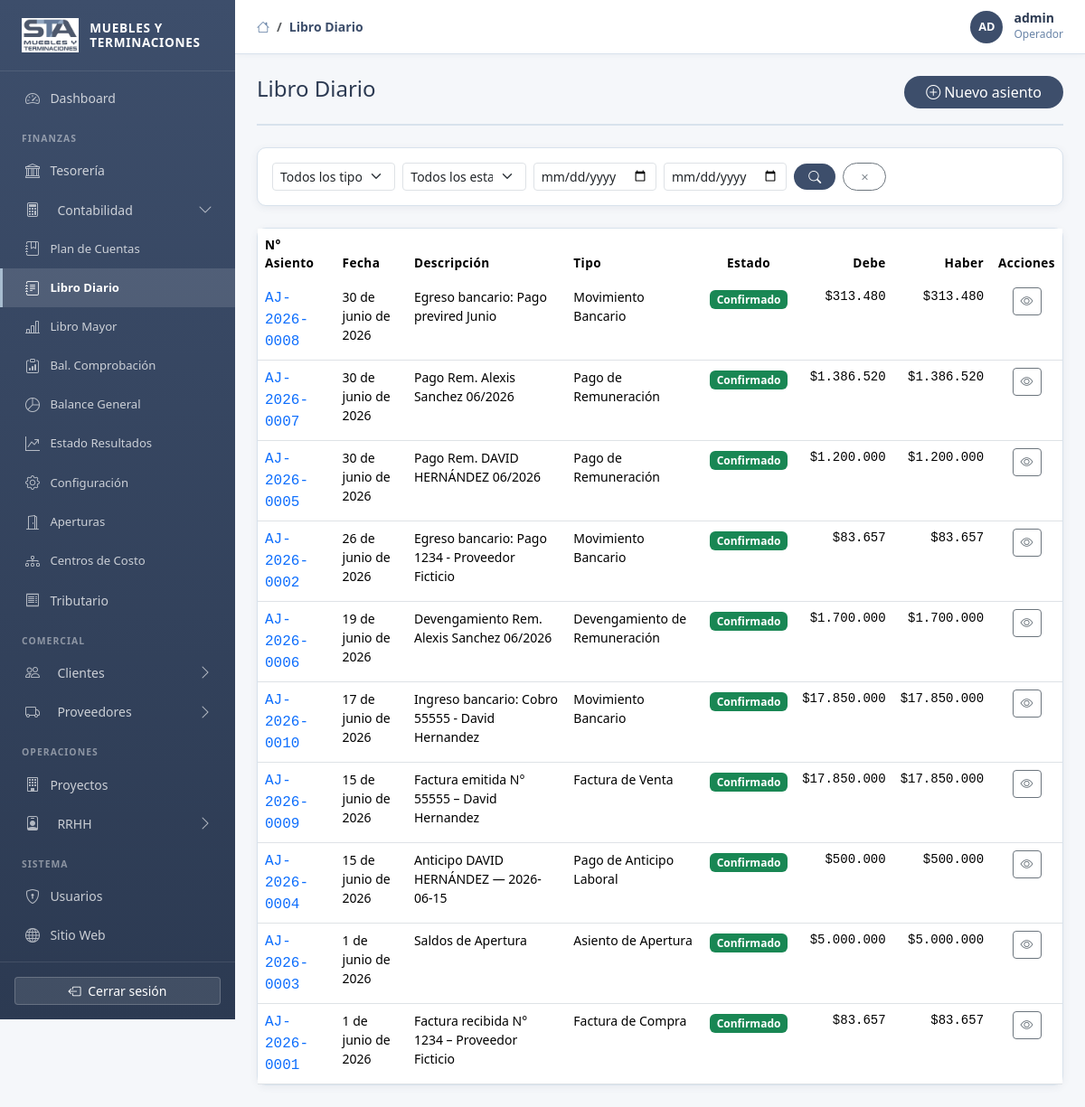
Screenshot of /gestion/contabilidad/diario/ (signed in) with the database file from the repository.
### apps/accounts/models.py (models this page shows, shortened)
class CustomUser(AbstractUser):
    ROL_CHOICES = [
        ('admin', 'Administrador'),
        ('gerente', 'Gerente'),
        ('contador', 'Contador'),
        ('rrhh', 'Recursos Humanos'),
        ('tesorero', 'Tesorero'),
        ('vendedor', 'Vendedor'),
        ('operador', 'Operador'),
        ('solo_lectura', 'Solo Lectura'),
    ]
    rol = models.CharField(max_length=20, choices=ROL_CHOICES, default='operador', verbose_name='Rol')
    cargo = models.CharField(max_length=100, blank=True, verbose_name='Cargo')
    telefono = models.CharField(max_length=20, blank=True, verbose_name='Teléfono')
    avatar = models.ImageField(upload_to='avatars/', null=True, blank=True, verbose_name='Avatar')
    class Meta:
        verbose_name = 'Usuario'
        verbose_name_plural = 'Usuarios'
    @property
    def nombre_display(self):
        return self.get_full_name() or self.username

### apps/contabilidad/models.py (models this page shows, shortened)
class AsientoContable(TimeStampedModel):
    TIPO_CHOICES = [
        ('apertura', 'Asiento de Apertura'),
        ('factura_venta', 'Factura de Venta'),
        ('factura_compra', 'Factura de Compra'),
        ('pago_cxc', 'Cobro CxC'),
        ('pago_cxp', 'Pago CxP'),
        ('movimiento_banco', 'Movimiento Bancario'),
        ('devengamiento_remuneracion', 'Devengamiento de Remuneración'),
        ('pago_remuneracion', 'Pago de Remuneración'),
        ('pago_anticipo', 'Pago de Anticipo Laboral'),
        ('pago_anticipo_proveedor', 'Pago de Anticipo a Proveedor'),
        ('ajuste', 'Ajuste Contable'),
        ('rendicion_gastos', 'Rendición de Gastos'),
        ('otro', 'Otro'),
    ]
    ESTADO_CHOICES = [
        ('borrador', 'Borrador'),
        ('confirmado', 'Confirmado'),
        ('anulado', 'Anulado'),
    ]
    numero = models.CharField(max_length=20, unique=True, verbose_name='N° Asiento', editable=False)
    fecha = models.DateField(verbose_name='Fecha')
    descripcion = models.CharField(max_length=300, verbose_name='Descripción')
    tipo = models.CharField(max_length=30, choices=TIPO_CHOICES, default='otro', verbose_name='Tipo')
    estado = models.CharField(max_length=15, choices=ESTADO_CHOICES, default='borrador', verbose_name='Estado')
    factura_emitida = models.ForeignKey(
        'clientes.FacturaEmitida', null=True, blank=True, on_delete=models.SET_NULL,
        related_name='asientos', verbose_name='Factura Emitida'
    )
    factura_recibida = models.ForeignKey(
        'proveedores.FacturaRecibida', null=True, blank=True, on_delete=models.SET_NULL,
        related_name='asientos', verbose_name='Factura Recibida'
    )
    movimiento_bancario = models.ForeignKey(
        'tesoreria.MovimientoBancario', null=True, blank=True, on_delete=models.SET_NULL,
        related_name='asientos', verbose_name='Movimiento Bancario'
    )
    rendicion_gastos = models.ForeignKey(
        'proveedores.RendicionGastos', null=True, blank=True, on_delete=models.SET_NULL,
        related_name='asientos', verbose_name='Rendición de Gastos'
    )
    remuneracion = models.ForeignKey(
        'rrhh.Remuneracion', null=True, blank=True, on_delete=models.SET_NULL,
        related_name='asientos', verbose_name='Remuneración'
    )
    creado_por = models.ForeignKey(
        'accounts.CustomUser', null=True, blank=True, on_delete=models.SET_NULL,
        related_name='asientos', verbose_name='Creado por'
    )
    class Meta:
        verbose_name = 'Asiento Contable'
        verbose_name_plural = 'Asientos Contables'
        ordering = ['-fecha', '-numero']
    @property
    def total_debe(self):
        return self.lineas.aggregate(t=models.Sum('debe'))['t'] or Decimal('0.00')
    @property
    def total_haber(self):
        return self.lineas.aggregate(t=models.Sum('haber'))['t'] or Decimal('0.00')

### apps/contabilidad/views.py (the view)
# urls.py: path('diario/', views.LibroDiarioListView.as_view(), name='diario_list'),
class LibroDiarioListView(GestionMixin, ListView):
    model = AsientoContable
    template_name = 'admin/contabilidad/diario_list.html'
    context_object_name = 'asientos'
    paginate_by = 40
    def get_queryset(self):
        qs = AsientoContable.objects.prefetch_related('lineas')
        tipo = self.request.GET.get('tipo')
        estado = self.request.GET.get('estado')
        desde = self.request.GET.get('desde')
        hasta = self.request.GET.get('hasta')
        if tipo:
            qs = qs.filter(tipo=tipo)
        if estado:
            qs = qs.filter(estado=estado)
        if desde:
            qs = qs.filter(fecha__gte=parse_date(desde))
        if hasta:
            qs = qs.filter(fecha__lte=parse_date(hasta))
        return qs
    def get_context_data(self, **kwargs):
        ctx = super().get_context_data(**kwargs)
        ctx['titulo'] = 'Libro Diario'
        ctx['tipo_choices'] = AsientoContable.TIPO_CHOICES
        ctx['estado_choices'] = AsientoContable.ESTADO_CHOICES
        return ctx

### templates/admin/contabilidad/diario_list.html (shortened to what this page needs)
{% extends 'base_admin.html' %}
{% load custom_tags %}
{% block breadcrumb %}
  <li class="breadcrumb-item active">Libro Diario</li>
{% endblock %}
{% block content %}
<div class="page-header">
  <h4 class="page-title">Libro Diario</h4>
  <a href="{% url 'contabilidad:asiento_create' %}" class="btn btn-sta rounded-pill px-4">
    <i class="bi bi-plus-circle me-1"></i>Nuevo asiento
  </a>
</div>
<div class="card-sta p-3 mb-4">
  <form method="get" class="row g-2 align-items-end">
    <div class="col-sm-2">
      <select name="tipo" class="form-select form-select-sm">
        <option value="">Todos los tipos</option>
      </select>
    </div>
    <div class="col-sm-2">
      <select name="estado" class="form-select form-select-sm">
        <option value="">Todos los estados</option>
      </select>
    </div>
    <div class="col-sm-2">
      <input type="date" name="desde" class="form-control form-control-sm" value="{{ request.GET.desde }}" placeholder="Desde">
    </div>
    <div class="col-sm-2">
      <input type="date" name="hasta" class="form-control form-control-sm" value="{{ request.GET.hasta }}" placeholder="Hasta">
    </div>
    <div class="col-auto">
      <button type="submit" class="btn btn-sta btn-sm rounded-pill px-3"><i class="bi bi-search"></i></button>
      <a href="{% url 'contabilidad:diario_list' %}" class="btn btn-outline-secondary btn-sm rounded-pill px-3 ms-1"><i class="bi bi-x"></i></a>
    </div>
  </form>
</div>
<div class="card-sta p-0">
  <div class="table-responsive">
    <table class="table table-sta mb-0">
      <thead>
        <tr>
          <th>N° Asiento</th>
          <th>Fecha</th>
          <th>Descripción</th>
          <th>Tipo</th>
          <th class="text-center">Estado</th>
          <th class="text-end">Debe</th>
          <th class="text-end">Haber</th>
          <th class="text-center">Acciones</th>
        </tr>
      </thead>
      <tbody>
        {% for a in asientos %}
        <tr>
          <td class="fw-700 font-monospace"><a href="{% url 'contabilidad:asiento_detail' a.pk %}" class="text-decoration-none">{{ a.numero }}</a></td>
          <td class="small">{{ a.fecha }}</td>
          <td class="small">{{ a.descripcion|truncatechars:55 }}</td>
          <td class="small">{{ a.get_tipo_display }}</td>
          <td class="text-center">
            {% if a.estado == 'borrador' %}
              <span class="badge bg-secondary">Borrador</span>
            {% elif a.estado == 'confirmado' %}
              <span class="badge bg-success">Confirmado</span>
            {% else %}
              <span class="badge bg-danger">Anulado</span>
            {% endif %}
          </td>
          <td class="text-end small font-monospace">{{ a.total_debe|moneda_chilena }}</td>
          <td class="text-end small font-monospace">{{ a.total_haber|moneda_chilena }}</td>
          <td class="text-center">
            <a href="{% url 'contabilidad:asiento_detail' a.pk %}" class="btn btn-outline-secondary btn-sm" title="Ver"><i class="bi bi-eye"></i></a>
          </td>
        </tr>
        {% empty %}
        <tr><td colspan="8" class="text-center text-muted py-4">No hay asientos registrados.</td></tr>
        {% endfor %}
      </tbody>
    </table>
  </div>
</div>
{% endblock %}

### templates/base_admin.html (shortened to what this page needs)
{% load static %}
<!DOCTYPE html>
<html lang="es">
<head>
  <link href="https://cdn.jsdelivr.net/npm/bootstrap@5.3.3/dist/css/bootstrap.min.css" rel="stylesheet">
  <link href="https://cdn.jsdelivr.net/npm/bootstrap-icons@1.11.3/font/bootstrap-icons.min.css" rel="stylesheet">
  <link rel="stylesheet" href="{% static 'css/main.css' %}">
  <link rel="stylesheet" href="{% static 'css/admin.css' %}">
</head>
<body>
<div class="admin-wrapper">
  <aside class="admin-sidebar" id="adminSidebar">
    <div class="sidebar-brand">
      {% if logo_exists %}
        <img src="{% static 'img/logo.png' %}" alt="STA">
      {% else %}
        <div style="width:38px;height:38px;background:rgba(255,255,255,0.15);border-radius:8px;display:flex;align-items:center;justify-content:center;font-weight:800;font-size:1rem;color:white;">STA</div>
      {% endif %}
      <span>Muebles y<br>Terminaciones</span>
    </div>
    <nav class="flex-grow-1 py-2 overflow-auto">
      <a href="{% url 'dashboard:index' %}" class="nav-link {% if request.resolver_match.namespace == 'dashboard' %}active{% endif %}">
        <i class="bi bi-speedometer2"></i> Dashboard
      </a>
      <div class="nav-section-title">Finanzas</div>
      <a href="{% url 'tesoreria:resumen' %}" class="nav-link {% if request.resolver_match.namespace == 'tesoreria' %}active{% endif %}">
        <i class="bi bi-bank"></i> Tesorería
      </a>
      <a class="nav-link nav-group-toggle d-flex align-items-center {% if request.resolver_match.namespace != 'contabilidad' %}collapsed{% endif %}"
         data-bs-toggle="collapse" href="#nav-contabilidad" role="button"
         aria-expanded="{% if request.resolver_match.namespace == 'contabilidad' %}true{% else %}false{% endif %}">
        <i class="bi bi-calculator me-2"></i><span>Contabilidad</span>
        <i class="bi bi-chevron-down nav-chevron ms-auto"></i>
      </a>
      <div class="collapse {% if request.resolver_match.namespace == 'contabilidad' %}show{% endif %}" id="nav-contabilidad">
        <a href="{% url 'contabilidad:plan_list' %}" class="nav-link ps-4 {% if request.resolver_match.url_name == 'plan_list' %}active{% endif %}" style="font-size:.82rem;">
          <i class="bi bi-journal-bookmark"></i> Plan de Cuentas
        </a>
        <a href="{% url 'contabilidad:diario_list' %}" class="nav-link ps-4 {% if request.resolver_match.url_name == 'diario_list' or request.resolver_match.url_name == 'asiento_detail' or request.resolver_match.url_name == 'asiento_create' or request.resolver_match.url_name == 'asiento_update' %}active{% endif %}" style="font-size:.82rem;">
          <i class="bi bi-journal-text"></i> Libro Diario
        </a>
        <a href="{% url 'contabilidad:libro_mayor' %}" class="nav-link ps-4 {% if request.resolver_match.url_name == 'libro_mayor' %}active{% endif %}" style="font-size:.82rem;">
          <i class="bi bi-bar-chart-line"></i> Libro Mayor
        </a>
        <a href="{% url 'contabilidad:balance_comprobacion' %}" class="nav-link ps-4 {% if request.resolver_match.url_name == 'balance_comprobacion' %}active{% endif %}" style="font-size:.82rem;">
          <i class="bi bi-clipboard-data"></i> Bal. Comprobación
        </a>
        <a href="{% url 'contabilidad:balance_general' %}" class="nav-link ps-4 {% if request.resolver_match.url_name == 'balance_general' %}active{% endif %}" style="font-size:.82rem;">
          <i class="bi bi-pie-chart"></i> Balance General
        </a>
        <a href="{% url 'contabilidad:estado_resultados' %}" class="nav-link ps-4 {% if request.resolver_match.url_name == 'estado_resultados' %}active{% endif %}" style="font-size:.82rem;">
          <i class="bi bi-graph-up-arrow"></i> Estado Resultados
        </a>
        <a href="{% url 'contabilidad:configuracion' %}" class="nav-link ps-4 {% if request.resolver_match.url_name == 'configuracion' %}active{% endif %}" style="font-size:.82rem;">
          <i class="bi bi-gear"></i> Configuración
        </a>
        <a href="{% url 'contabilidad:apertura' %}" class="nav-link ps-4 {% if request.resolver_match.url_name == 'apertura' %}active{% endif %}" style="font-size:.82rem;">
          <i class="bi bi-door-open"></i> Aperturas
        </a>
        <a href="{% url 'contabilidad:centro_list' %}" class="nav-link ps-4 {% if 'centro' in request.resolver_match.url_name %}active{% endif %}" style="font-size:.82rem;">
          <i class="bi bi-diagram-3"></i> Centros de Costo
        </a>
      </div>
      <a href="{% url 'tributario:resumen' %}" class="nav-link {% if request.resolver_match.namespace == 'tributario' %}active{% endif %}">
        <i class="bi bi-receipt"></i> Tributario
      </a>
      <div class="nav-section-title">Comercial</div>
      <a class="nav-link nav-group-toggle d-flex align-items-center {% if request.resolver_match.namespace != 'clientes' %}collapsed{% endif %}"
         data-bs-toggle="collapse" href="#nav-clientes" role="button"
         aria-expanded="{% if request.resolver_match.namespace == 'clientes' %}true{% else %}false{% endif %}">
        <i class="bi bi-people me-2"></i><span>Clientes</span>
        <i class="bi bi-chevron-down nav-chevron ms-auto"></i>
      </a>
      <a class="nav-link nav-group-toggle d-flex align-items-center {% if request.resolver_match.namespace != 'proveedores' %}collapsed{% endif %}"
         data-bs-toggle="collapse" href="#nav-proveedores" role="button"
         aria-expanded="{% if request.resolver_match.namespace == 'proveedores' %}true{% else %}false{% endif %}">
        <i class="bi bi-truck me-2"></i><span>Proveedores</span>
        <i class="bi bi-chevron-down nav-chevron ms-auto"></i>
      </a>
      <div class="nav-section-title">Operaciones</div>
      <a href="{% url 'proyectos:proyecto_list' %}" class="nav-link {% if request.resolver_match.namespace == 'proyectos' %}active{% endif %}">
        <i class="bi bi-building"></i> Proyectos
      </a>
      <a class="nav-link nav-group-toggle d-flex align-items-center {% if request.resolver_match.namespace != 'rrhh' %}collapsed{% endif %}"
         data-bs-toggle="collapse" href="#nav-rrhh" role="button"
         aria-expanded="{% if request.resolver_match.namespace == 'rrhh' %}true{% else %}false{% endif %}">
        <i class="bi bi-person-badge me-2"></i><span>RRHH</span>
        <i class="bi bi-chevron-down nav-chevron ms-auto"></i>
      </a>
      <div class="nav-section-title">Sistema</div>
      <a href="{% url 'accounts:usuario_list' %}" class="nav-link {% if request.resolver_match.namespace == 'accounts' and request.resolver_match.url_name == 'usuario_list' %}active{% endif %}">
        <i class="bi bi-shield-lock"></i> Usuarios
      </a>
      <a href="{% url 'web:index' %}" class="nav-link" target="_blank">
        <i class="bi bi-globe"></i> Sitio Web
      </a>
    </nav>
    <div class="p-3 border-top" style="border-color:rgba(255,255,255,0.1)!important;">
      <form method="post" action="{% url 'accounts:logout' %}">
        <button type="submit" class="btn btn-sm w-100 text-white" style="background:rgba(255,255,255,0.1);border:1px solid rgba(255,255,255,0.2);">
          <i class="bi bi-box-arrow-left me-1"></i> Cerrar sesión
        </button>
      </form>
    </div>
  </aside>
  <div class="admin-content">
    <header class="admin-topbar">
      <div class="d-flex align-items-center gap-3">
        <nav aria-label="breadcrumb">
          <ol class="breadcrumb mb-0">
            <li class="breadcrumb-item"><a href="{% url 'dashboard:index' %}"><i class="bi bi-house"></i></a></li>
            {% block breadcrumb %}{% endblock %}
          </ol>
        </nav>
      </div>
      <div class="topbar-user">
        {% if user.is_authenticated %}
          <div class="avatar">{{ user.nombre_display|slice:":2"|upper }}</div>
          <div class="d-none d-md-block">
            <div class="fw-600" style="line-height:1.2;">{{ user.nombre_display }}</div>
            <div style="font-size:.75rem;color:var(--sta-steel);">{{ user.get_rol_display }}</div>
          </div>
        {% endif %}
      </div>
    </header>
    <main class="admin-main">
      {% block content %}{% endblock %}
    </main>
  </div>
</div>
</body>
</html>

### rows the page displays
CustomUser: nombre_display "AD", nombre_display "admin", rol "Operador"
AsientoContable: numero "AJ-2026-0008", fecha "30 de junio de 2026", descripcion "Egreso bancario: Pago previred Junio", tipo "Movimiento Bancario", estado "Confirmado", total_debe|moneda_chilena "$313.480", total_haber|moneda_chilena "$313.480"
AsientoContable: numero "AJ-2026-0007", fecha "30 de junio de 2026", descripcion "Pago Rem. Alexis Sanchez 06/2026", tipo "Pago de Remuneración", estado "Confirmado", total_debe|moneda_chilena "$1.386.520", total_haber|moneda_chilena "$1.386.520"
AsientoContable: numero "AJ-2026-0005", fecha "30 de junio de 2026", descripcion "Pago Rem. DAVID HERNÁNDEZ 06/2026", tipo "Pago de Remuneración", estado "Confirmado", total_debe|moneda_chilena "$1.200.000", total_haber|moneda_chilena "$1.200.000"
AsientoContable: numero "AJ-2026-0002", fecha "26 de junio de 2026", descripcion "Egreso bancario: Pago 1234 - Proveedor Ficticio", tipo "Movimiento Bancario", estado "Confirmado", total_debe|moneda_chilena "$83.657", total_haber|moneda_chilena "$83.657"
AsientoContable: numero "AJ-2026-0006", fecha "19 de junio de 2026", descripcion "Devengamiento Rem. Alexis Sanchez 06/2026", tipo "Devengamiento de Remuneración", estado "Confirmado", total_debe|moneda_chilena "$1.700.000", total_haber|moneda_chilena "$1.700.000"
AsientoContable: numero "AJ-2026-0010", fecha "17 de junio de 2026", descripcion "Ingreso bancario: Cobro 55555 - David Hernandez", tipo "Movimiento Bancario", estado "Confirmado", total_debe|moneda_chilena "$17.850.000", total_haber|moneda_chilena "$17.850.000"
AsientoContable: numero "AJ-2026-0009", fecha "15 de junio de 2026", descripcion "Factura emitida N° 55555 – David Hernandez", tipo "Factura de Venta", estado "Confirmado", total_debe|moneda_chilena "$17.850.000", total_haber|moneda_chilena "$17.850.000"
AsientoContable: numero "AJ-2026-0004", fecha "15 de junio de 2026", descripcion "Anticipo DAVID HERNÁNDEZ — 2026-06-15", tipo "Pago de Anticipo Laboral", estado "Confirmado", total_debe|moneda_chilena "$500.000", total_haber|moneda_chilena "$500.000"
AsientoContable: numero "AJ-2026-0003", fecha "1 de junio de 2026", descripcion "Saldos de Apertura", tipo "Asiento de Apertura", estado "Confirmado", total_debe|moneda_chilena "$5.000.000", total_haber|moneda_chilena "$5.000.000"
AsientoContable: numero "AJ-2026-0001", fecha "1 de junio de 2026", descripcion "Factura recibida N° 1234 – Proveedor Ficticio", tipo "Factura de Compra", estado "Confirmado", total_debe|moneda_chilena "$83.657", total_haber|moneda_chilena "$83.657"
